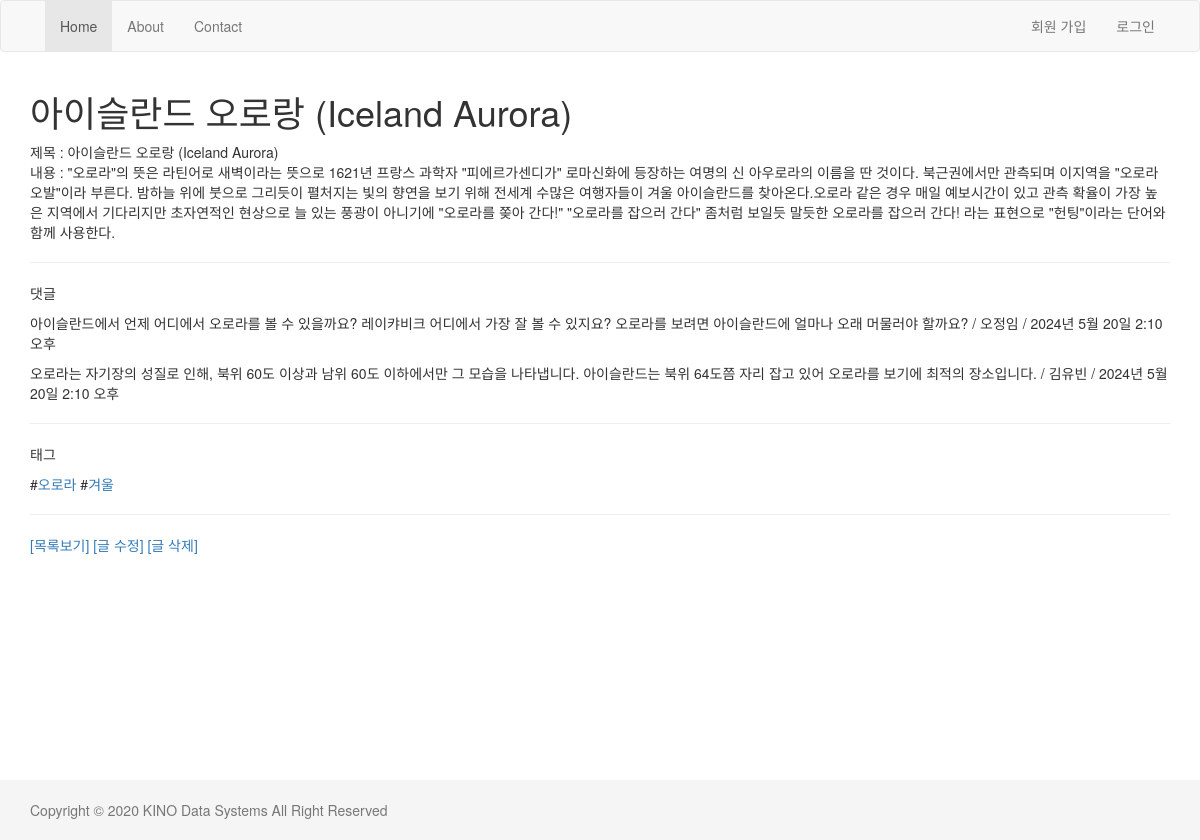
The app's page /blog/2/ with its own data.
### blog/models.py (models this page shows, shortened)
class Post(models.Model):
    title = models.CharField(max_length=250)
    body = models.TextField()
    tag = models.ManyToManyField('Tag', blank=True)
    ip = models.GenericIPAddressField(null=True)

class Comment(models.Model):
    post = models.ForeignKey(Post, on_delete=models.CASCADE, related_name='comments')
    author = models.CharField(max_length=20)
    message = models.TextField()
    created = models.DateField(auto_now_add=True)
    updated = models.DateTimeField(auto_now=True)
    deleted = models.BooleanField(default=False)

class Tag(models.Model):
    name = models.CharField(max_length=50, unique=True)

### blog/views.py (the view)
# urls.py: path("<int:id>/", views.detail, name='detail'),
def detail(request, id):
    post = get_object_or_404(Post, id=id)
    comment_list = post.comments.all()
    tag_list = post.tag.all()
    return render(request, "blog/detail.html", {'post':post, 'comment_all': comment_list, 'tag_list':tag_list})

### blog/templates/blog/detail.html (shortened to what this page needs)
{% extends "layout.html" %}
{% block content %}
    <h1> {{post.title}} </h1>
    제목 : {{post.title}}<br>
    내용 : {{post.body}}<br>
    <hr>
    <p>댓글</p>
    {% for comment in comment_all %}
        <P>{{comment.message}} / {{comment.author}} /  {{comment.updated}}</p>
    {% empty %}
        댓글이 존재하지 않습니다.
    {% endfor %}
    <hr>
    <p>태그</p>
    {% for tag in tag_list %}
        #<a href ='/blog/tag/{{tag.id}}'>{{tag.name}}</a>
    {% endfor %}
    <hr>
    <a href="{% url 'blog:list' %}">[목록보기]</a>
    <a href="{% url 'blog:update' post.id %}">[글 수정]</a>
    <a href="{% url 'blog:delete' post.id %}">[글 삭제]</a>
{% endblock  %}

### templates/layout.html (style rules this page uses)
html { position: relative; min-height: 100% }
body { margin-bottom: 60px }

### records on screen
Post: title "아이슬란드 오로랑 (Iceland Aurora)", body "\"오로라\"의 뜻은 라틴어로 새벽이라는 뜻으로 1621년 프랑스 과학자 \"피에르가센디가\" 로마신화에 등장하는 여명의 신 아우로라의 이름을 딴 것이다. 북근권에서만 관측되며 이지역을 \"오로라 오발\"이라 부른다. 밤하늘 위에 붓으로 그리듯이 펼처지는 빛의 향연을 보기 위해 전세계 수많은 여행자들이 겨울 아이슬란드를 찾아온다.오로라 같은 경우 매일 예보시간이 있고 관측 확율이 가장 높은 지역에서 기다리지만 초자연적인 현상으로 늘 있는 풍광이 아니기에 \"오로라를 쫒아 간다!\" \"오로라를 잡으러 간다\" 좀처럼 보일듯 말듯한 오로라를 잡으러 간다! 라는 표현으로 \"헌팅\"이라는 단어와 함께 사용한다."
Comment: message "아이슬란드에서 언제 어디에서 오로라를 볼 수 있을까요? 레이캬비크 어디에서 가장 잘 볼 수 있지요? 오로라를 보려면 아이슬란드에 얼마나 오래 머물러야 할까요?", author "오정임", updated "2024년 5월 20일 2:10 오후"
Comment: message "오로라는 자기장의 성질로 인해, 북위 60도 이상과 남위 60도 이하에서만 그 모습을 나타냅니다. 아이슬란드는 북위 64도쯤 자리 잡고 있어 오로라를 보기에 최적의 장소입니다.", author "김유빈", updated "2024년 5월 20일 2:10 오후"
Tag: name "오로라"
Tag: name "겨울"
